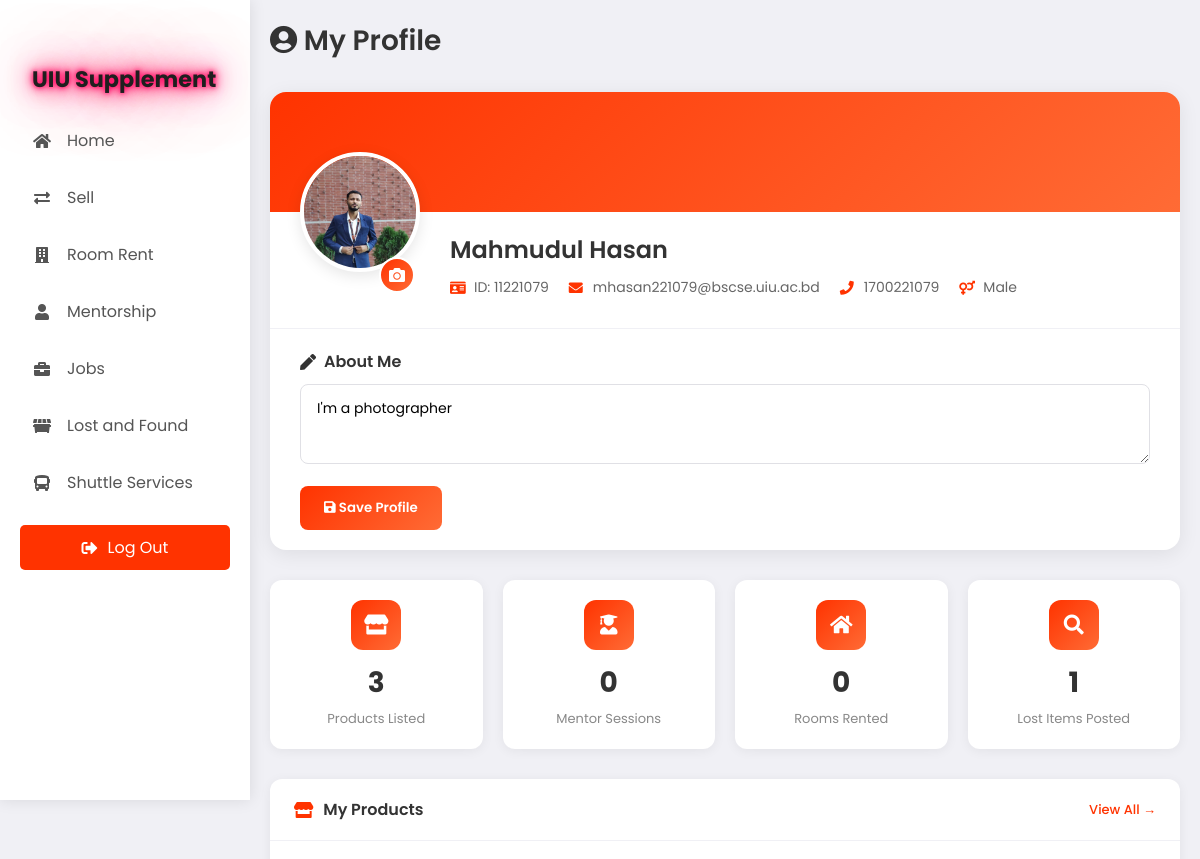
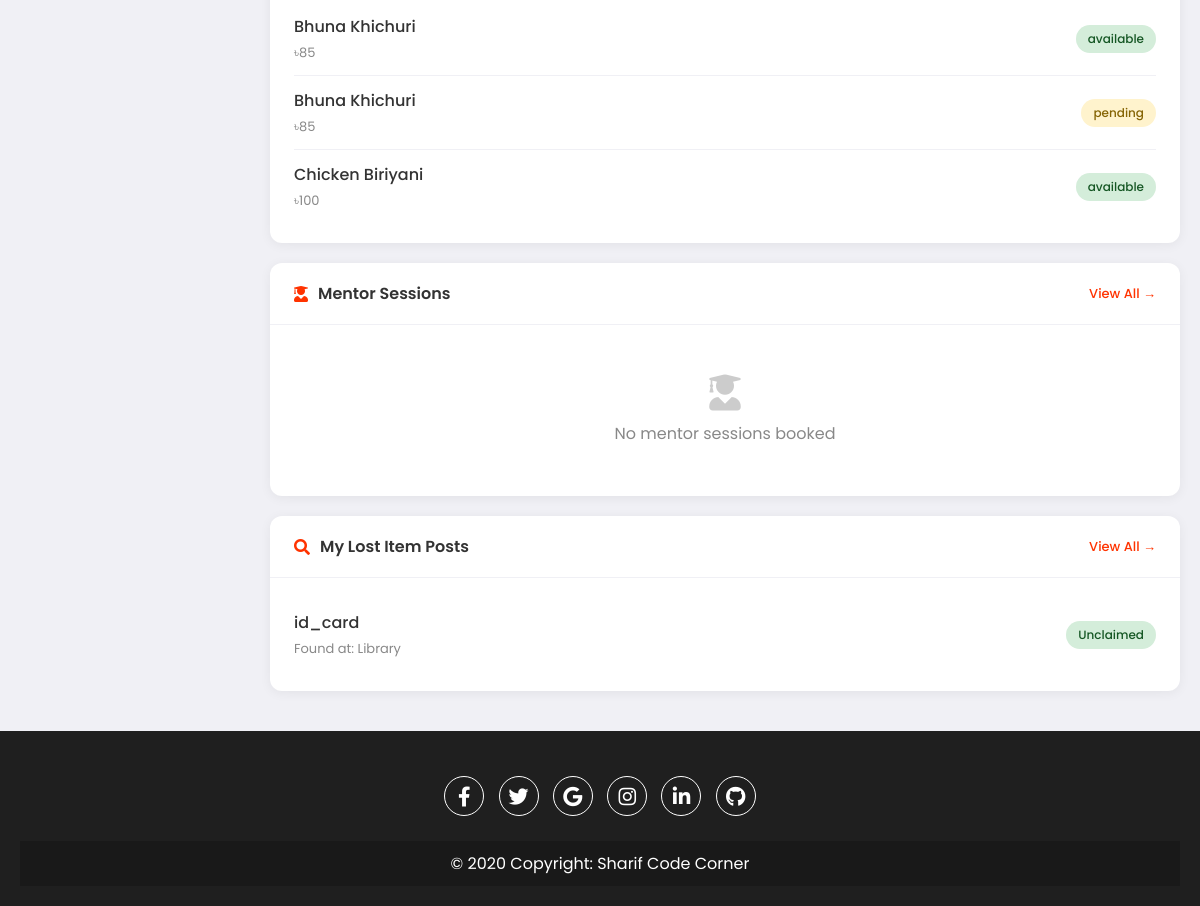
The app's page /useraccount.php (signed in) with its own data (2 pictures, top to bottom).
### tables this page shows
CREATE TABLE `user_profiles` (
  `user_id` int(11) NOT NULL,
  `user_photo` varchar(255) DEFAULT NULL,
  `user_bio` text DEFAULT NULL
);

CREATE TABLE `users` (
  `id` int(11) NOT NULL,
  `username` varchar(50) DEFAULT NULL,
  `email` varchar(100) DEFAULT NULL,
  `Gender` enum('m','f','o') NOT NULL,
  `password_hash` varchar(255) DEFAULT NULL,
  `mobilenumber` varchar(20) NOT NULL,
  `created_at` timestamp NOT NULL DEFAULT current_timestamp(),
  `is_mentor` tinyint(1) DEFAULT 0 COMMENT 'Whether user is an approved mentor'
);

CREATE TABLE `products` (
  `id` int(11) NOT NULL,
  `product_name` varchar(255) NOT NULL,
  `category` varchar(100) DEFAULT NULL,
  `price` decimal(10,2) DEFAULT NULL,
  `description` text DEFAULT NULL,
  `image_path` varchar(255) NOT NULL,
  `bargain_price` decimal(10,2) DEFAULT NULL,
  `user_id` int(11) DEFAULT NULL,
  `status` enum('available','sold','pending') DEFAULT 'available',
  `created_at` timestamp NOT NULL DEFAULT current_timestamp(),
  `updated_at` timestamp NOT NULL DEFAULT current_timestamp() ON UPDATE current_timestamp(),
  `view_count` int(11) DEFAULT 0,
  `bargain_count` int(11) DEFAULT 0
);

CREATE TABLE `lost_and_found` (
  `id` int(11) NOT NULL,
  `user_id` int(11) DEFAULT NULL,
  `email` varchar(100) DEFAULT NULL,
  `category` varchar(50) DEFAULT NULL,
  `image_path` varchar(255) DEFAULT NULL,
  `foundPlace` varchar(255) DEFAULT NULL,
  `date_time` datetime DEFAULT NULL,
  `contact_info` varchar(255) DEFAULT NULL,
  `where_now` varchar(255) DEFAULT NULL,
  `claim_status` tinyint(4) DEFAULT 0
);

### useraccount.php (the view, shortened to what this page needs)
<?php
$servername = "localhost";
$username = "root";
$password = "";
$dbname = "uiusupplements";
$conn = new mysqli($servername, $username, $password, $dbname);
$userId = $_SESSION['user_id'];
$stmt = $conn->prepare("SELECT username, email, gender, mobilenumber FROM users WHERE id = ?");
$stmt->bind_param("i", $userId);
$stmt->execute();
$result = $stmt->get_result();
if ($result->num_rows > 0) {
    $user = $result->fetch_assoc();
} else {
    echo "User not found.";
    exit();
}
$stmt = $conn->prepare("SELECT user_photo, user_bio FROM user_profiles WHERE user_id = ?");
$stmt->bind_param("i", $userId);
$stmt->execute();
$result = $stmt->get_result();
if ($result->num_rows > 0) {
    $profile = $result->fetch_assoc();
} else {
    $profile = ['user_photo' => 'https://via.placeholder.com/150?text=' . substr($user['username'], 0, 1), 'user_bio' => ''];
}
$rentedRooms = [];
$stmt = $conn->prepare("SELECT r.session_id, r.session_date, r.status, m.name AS mentor_name
                        FROM request_mentorship_session r
                        JOIN uiumentorlist m ON r.mentor_id = m.id
                        WHERE r.user_id = ?
                        ORDER BY r.session_date DESC LIMIT 5");
$stmt->bind_param("i", $userId);
$stmt->execute();
$mentorSessions = $stmt->get_result()->fetch_all(MYSQLI_ASSOC);
$stmt = $conn->prepare("SELECT id, product_name, price, status FROM products WHERE user_id = ? ORDER BY id DESC LIMIT 5");
$stmt->bind_param("i", $userId);
$stmt->execute();
$products = $stmt->get_result()->fetch_all(MYSQLI_ASSOC);
$stmt = $conn->prepare("SELECT id, category, foundPlace, claim_status FROM lost_and_found WHERE user_id = ? ORDER BY id DESC LIMIT 5");
$stmt->bind_param("i", $userId);
$stmt->execute();
$lostItems = $stmt->get_result()->fetch_all(MYSQLI_ASSOC);
?>
<!DOCTYPE html>
<html lang="en">
<head>
    <link rel="stylesheet" href="https://cdnjs.cloudflare.com/ajax/libs/font-awesome/5.15.4/css/all.min.css">
    <link rel="stylesheet" href="assets/css/index.css">
</head>
<body>
    <div class="container">
        <nav>
            <ul>
                <li><a href="uiusupplementhomepage.php" class="logo">
                    <h1 class="styled-title">UIU Supplement</h1>
                </a></li>
                <li><a href="uiusupplementhomepage.php">
                    <i class="fas fa-home"></i>
                    <span class="nav-item">Home</span>
                </a></li>
                <li><a href="SellAndExchange.php">
                    <i class="fas fa-exchange-alt"></i>
                    <span class="nav-item">Sell</span>
                </a></li>
                <li><a href="availablerooms.php">
                    <i class="fas fa-building"></i>
                    <span class="nav-item">Room Rent</span>
                </a></li>
                <li><a href="browsementors.php">
                    <i class="fas fa-user"></i>
                    <span class="nav-item">Mentorship</span>
                </a></li>
                <li><a href="parttimejob.php">
                    <i class="fas fa-briefcase"></i>
                    <span class="nav-item">Jobs</span>
                </a></li>
                <li><a href="lostandfound.php">
                    <i class="fas fa-dumpster"></i>
                    <span class="nav-item">Lost and Found</span>
                </a></li>
                <li><a href="shuttle_tracking_system.php">
                    <i class="fas fa-bus"></i>
                    <span class="nav-item">Shuttle Services</span>
                </a></li>
            </ul>
            <a href="uiusupplementlogin.html" class="logout-btn">
                <i class="fas fa-sign-out-alt"></i> Log Out
            </a>
        </nav>
        <section class="main">
            <div class="profile-page">
                <div class="page-header">
                    <h1 class="page-title"><i class="fas fa-user-circle"></i> My Profile</h1>
                </div>
                <form action="useraccount.php" method="POST" enctype="multipart/form-data">
                    <div class="profile-card">
                        <div class="profile-cover"></div>
                        <div class="profile-main">
                            <div class="profile-photo-wrapper">
                                <img src="<?php echo htmlspecialchars($profile['user_photo']); ?>"
                                     alt="Profile Photo" class="profile-photo" id="profilePhoto">
                                <label class="photo-upload-btn" title="Change Photo">
                                    <i class="fas fa-camera"></i>
                                </label>
                            </div>
                            <div class="profile-info">
                                <h2 class="profile-name"><?php echo htmlspecialchars($user['username']); ?></h2>
                                <div class="profile-details">
                                    <div class="profile-detail">
                                        <i class="fas fa-id-card"></i>
                                        <span>ID: <?php echo htmlspecialchars($userId); ?></span>
                                    </div>
                                    <div class="profile-detail">
                                        <i class="fas fa-envelope"></i>
                                        <span><?php echo htmlspecialchars($user['email']); ?></span>
                                    </div>
                                    <div class="profile-detail">
                                        <i class="fas fa-phone"></i>
                                        <span><?php echo htmlspecialchars($user['mobilenumber']); ?></span>
                                    </div>
                                    <div class="profile-detail">
                                        <i class="fas fa-venus-mars"></i>
                                        <span><?php echo $user['gender'] == 'm' ? 'Male' : ($user['gender'] == 'f' ? 'Female' : 'Other'); ?></span>
                                    </div>
                                </div>
                            </div>
                        </div>
                        <div class="bio-section">
                            <div class="bio-label"><i class="fas fa-pen"></i> About Me</div>
                            <textarea class="bio-textarea" name="user_bio" placeholder="Write something about yourself..."><?php echo htmlspecialchars($profile['user_bio']); ?></textarea>
                            <button type="submit" class="save-btn">
                                <i class="fas fa-save"></i> Save Profile
                            </button>
                        </div>
                    </div>
                </form>
                <div class="stats-grid">
                    <div class="stat-card">
                        <div class="stat-icon"><i class="fas fa-store"></i></div>
                        <div class="stat-value"><?php echo count($products); ?></div>
                        <div class="stat-label">Products Listed</div>
                    </div>
                    <div class="stat-card">
                        <div class="stat-icon"><i class="fas fa-user-graduate"></i></div>
                        <div class="stat-value"><?php echo count($mentorSessions); ?></div>
                        <div class="stat-label">Mentor Sessions</div>
                    </div>
                    <div class="stat-card">
                        <div class="stat-icon"><i class="fas fa-home"></i></div>
                        <div class="stat-value"><?php echo count($rentedRooms); ?></div>
                        <div class="stat-label">Rooms Rented</div>
                    </div>
                    <div class="stat-card">
                        <div class="stat-icon"><i class="fas fa-search"></i></div>
                        <div class="stat-value"><?php echo count($lostItems); ?></div>
                        <div class="stat-label">Lost Items Posted</div>
                    </div>
                </div>
                <div class="section-card">
                    <div class="section-header">
                        <div class="section-title"><i class="fas fa-store"></i> My Products</div>
                        <a href="myselllist.php" class="view-all-btn">View All →</a>
                    </div>
                    <div class="section-body">
                        <?php if (!empty($products)): ?>
                            <?php foreach ($products as $product): ?>
                                <div class="list-item">
                                    <div class="list-item-info">
                                        <div class="list-item-title"><?php echo htmlspecialchars($product['product_name']); ?></div>
                                        <div class="list-item-subtitle">৳<?php echo number_format($product['price']); ?></div>
                                    </div>
                                    <span class="status-badge status-<?php echo strtolower($product['status'] ?? 'available'); ?>">
                                        <?php echo htmlspecialchars($product['status'] ?? 'Available'); ?>
                                    </span>
                                </div>
                            <?php endforeach; ?>
                        <?php endif; ?>
                    </div>
                </div>
                <div class="section-card">
                    <div class="section-header">
                        <div class="section-title"><i class="fas fa-user-graduate"></i> Mentor Sessions</div>
                        <a href="mymentors.php" class="view-all-btn">View All →</a>
                    </div>
                    <div class="section-body">
                        <?php if (!empty($mentorSessions)): ?>
                            <?php foreach ($mentorSessions as $session): ?>
                                <div class="list-item">
                                    <div class="list-item-info">
                                        <div class="list-item-title"><?php echo htmlspecialchars($session['mentor_name']); ?></div>
                                        <div class="list-item-subtitle"><?php echo date('M d, Y', strtotime($session['session_date'])); ?></div>
                                    </div>
                                    <span class="status-badge status-<?php echo strtolower($session['status']); ?>">
                                        <?php echo htmlspecialchars($session['status']); ?>
                                    </span>
                                </div>
                            <?php endforeach; ?>
                        <?php else: ?>
                            <div class="empty-state">
                                <i class="fas fa-user-graduate"></i>
                                <p>No mentor sessions booked</p>
                            </div>
                        <?php endif; ?>
                    </div>
                </div>
                <div class="section-card">
                    <div class="section-header">
                        <div class="section-title"><i class="fas fa-search"></i> My Lost Item Posts</div>
                        <a href="lostandfound.php?my=1" class="view-all-btn">View All →</a>
                    </div>
                    <div class="section-body">
                        <?php if (!empty($lostItems)): ?>
                            <?php foreach ($lostItems as $item): ?>
                                <div class="list-item">
                                    <div class="list-item-info">
                                        <div class="list-item-title"><?php echo htmlspecialchars($item['category']); ?></div>
                                        <div class="list-item-subtitle">Found at: <?php echo htmlspecialchars($item['foundPlace']); ?></div>
                                    </div>
                                    <span class="status-badge <?php echo $item['claim_status'] ? 'status-claimed' : 'status-available'; ?>">
                                        <?php echo $item['claim_status'] ? 'Claimed' : 'Unclaimed'; ?>
                                    </span>
                                </div>
                            <?php endforeach; ?>
                        <?php endif; ?>
                    </div>
                </div>
            </div>
        </section>
    </div>
    <footer class="footer">
        <div class="social-icons">
            <a href="https://www.facebook.com/sharif.me2018"><i class="fab fa-facebook-f"></i></a>
            <a href="#"><i class="fab fa-twitter"></i></a>
            <a href="#"><i class="fab fa-google"></i></a>
            <a href="https://www.instagram.com/shariful_islam10"><i class="fab fa-instagram"></i></a>
            <a href="#"><i class="fab fa-linkedin-in"></i></a>
            <a href="https://www.github.com/sharif2023"><i class="fab fa-github"></i></a>
        </div>
        <div class="copyright">
            &copy; 2020 Copyright: <a href="https://www.youtube.com/@SHARIFsCODECORNER">Sharif Code Corner</a>
        </div>
    </footer>
</body>
</html>

### records on screen
user_profiles: user_photo (picture), user_bio "I'm a photographer"
users: username "Mahmudul Hasan", email "mhasan221079@bscse.uiu.ac.bd", mobilenumber "1700221079"
products: product_name "Bhuna Khichuri", price "85", status "available"
products: product_name "Bhuna Khichuri", price "85", status "pending"
products: product_name "Chicken Biriyani", price "100", status "available"
lost_and_found: category "id_card", foundPlace "Library", claim_status "Unclaimed"

### other values on screen
$userId "11221079"
count($products) "3"
count($mentorSessions) "0"
count($rentedRooms) "0"
count($lostItems) "1"
